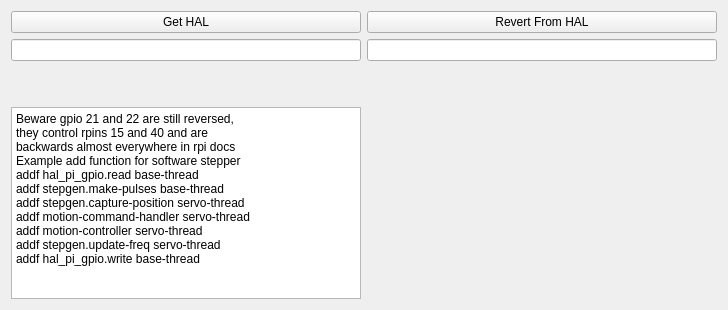
            <widget class="QWidget" name="widget_3" native="true">
             <layout class="QGridLayout" name="gridLayout_11">
              <item row="0" column="0">
               <widget class="QPushButton" name="getHalPB">
                <property name="text">
                 <string>Get HAL</string>
                </property>
               </widget>
              </item>
              <item row="0" column="1">
               <widget class="QPushButton" name="revertHalPB">
                <property name="text">
                 <string>Revert From HAL</string>
                </property>
               </widget>
              </item>           
              <item row="1" column="0">
               <widget class="QLineEdit" name="halLE">
                <property name="minimumSize">
                 <size>
                  <width>350</width>
                  <height>0</height>
                 </size>
                </property>
               </widget>
              </item>
              <item row="1" column="1">
               <widget class="QLineEdit" name="halInput">
                <property name="minimumSize">
                 <size>
                  <width>350</width>
                  <height>0</height>
                 </size>
                </property>
               </widget>
              </item>
              <item row="3" column="0">
               <widget class="QPlainTextEdit" name="plainTextEdit">
                <property name="plainText">
                 <string>Beware gpio 21 and 22 are still reversed,
they control rpins 15 and 40 and are
backwards almost everywhere in rpi docs
Example add function for software stepper
addf hal_pi_gpio.read base-thread
addf stepgen.make-pulses base-thread
addf stepgen.capture-position servo-thread
addf motion-command-handler servo-thread
addf motion-controller servo-thread
addf stepgen.update-freq servo-thread
addf hal_pi_gpio.write base-thread</string>
                </property>
               </widget>
              </item>
              <item row="2" column="0">
               <spacer name="verticalSpacer">
                <property name="orientation">
                 <enum>Qt::Vertical</enum>
                </property>
                <property name="sizeHint" stdset="0">
                 <size>
                  <width>20</width>
                  <height>40</height>
                 </size>
                </property>
               </spacer>
              </item>
             </layout>
            </widget>
